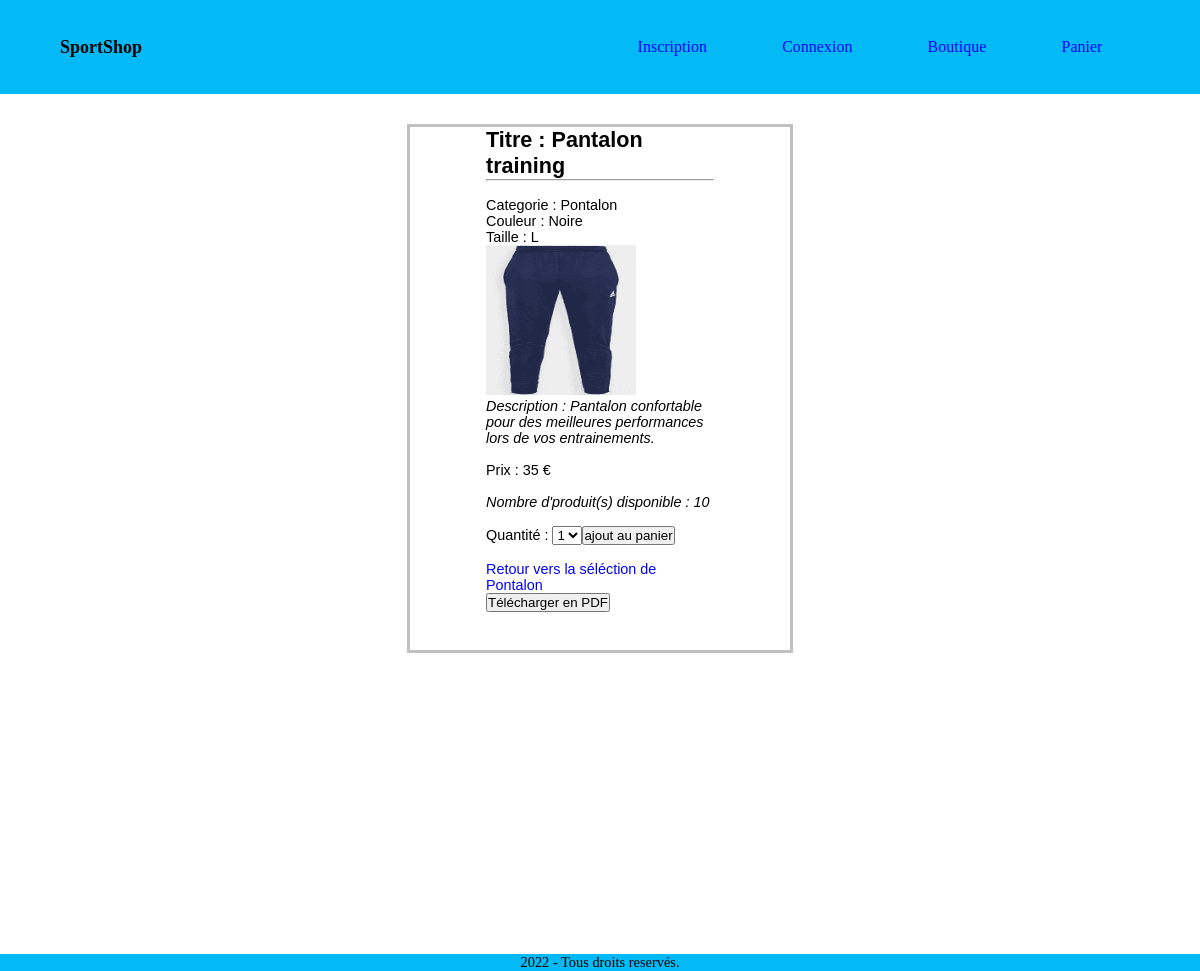
/fiche_produit.php?id_produit=39, run on the app's committed database.
### tables this page shows
CREATE TABLE `produit` (
  `id_produit` int NOT NULL,
  `reference` varchar(20) NOT NULL,
  `categorie` varchar(20) NOT NULL,
  `titre` varchar(100) NOT NULL,
  `marque` varchar(20) NOT NULL,
  `description` text NOT NULL,
  `couleur` varchar(20) NOT NULL,
  `taille` varchar(5) NOT NULL,
  `public` enum('m','f','mixte') NOT NULL,
  `photo` varchar(250) NOT NULL,
  `prix` int NOT NULL,
  `stock` int NOT NULL
);

### inc/fonction.inc.php (called while the page is built, shortened)
<?php
function executeRequete($req)
{
	global $mysqli;
	$resultat = $mysqli->query($req);
	return $resultat;
}

### inc/init.inc.php (called while the page is built, shortened)
<?php
$mysqli = new mysqli("localhost", "akli", "22041999", "site");
$contenu = '';
require_once("fonction.inc.php");

### fiche_produit.php (the view, shortened to what this page needs)
<?php
require_once("inc/init.inc.php");
if(isset($_GET['id_produit'])) 	{ $resultat = executeRequete("SELECT * FROM produit WHERE id_produit = '$_GET[id_produit]'"); }
$produit = $resultat->fetch_assoc();
$contenu .= "<div class='fiche_produit'><h2>Titre : $produit[titre]</h2><hr /><br />";
$contenu .= "<p>Categorie : $produit[categorie]</p>";
$contenu .= "<p>Couleur : $produit[couleur]</p>";
$contenu .= "<p>Taille : $produit[taille]</p>";
$contenu .= "<img src='$produit[photo]' width='150' height='150' />";
$contenu .= "<p><i>Description : $produit[description]</i></p><br />";
$contenu .= "<p>Prix : $produit[prix] €</p><br />";
if($produit['stock'] > 0)
{
	$contenu .= "<i>Nombre d'produit(s) disponible : $produit[stock] </i><br /><br />";
	$contenu .= '<form method="post" action="panier.php">';
		$contenu .= "<input type='hidden' name='id_produit' value='$produit[id_produit]' />";
		$contenu .= '<label for="quantite">Quantité : </label>';
		$contenu .= '<select id="quantite" name="quantite">';
			for($i = 1; $i <= $produit['stock'] && $i <= 5; $i++)
			{
				$contenu .= "<option>$i</option>";
			}
		$contenu .= '</select>';
		$contenu .= '<input type="submit" name="ajout_panier" value="ajout au panier" />';
	$contenu .= '</form>';
}
else
{
	$contenu .= 'Rupture de stock !';
}
$contenu .= "<br /><a href='boutique.php?categorie=" . $produit['categorie'] . "'>Retour vers la séléction de " . $produit['categorie'] . "</a>";
$contenu .= "<br/><a href='fiche_produit.php?msg=getPDF&&id_produit=" . $produit['id_produit'] . "' onclick='return(confirm(\"Etes-vous sure de vouloir télécharger la fiche produit en PDF?\"));'> <button>  Télécharger en PDF  </button> </a> </div>";
require_once("inc/haut.inc.php");
echo $contenu;
require_once("inc/bas.inc.php");

### inc/css/style.css (style rules this page uses)
* { margin: 0; padding: 0; }
html { font-size: 90%; }
body, html { height:100%; }
a { text-decoration:none ; color: #0000ff; }
.fiche_produit { margin: auto; border: 3px solid #c0c0c0; width: 20%; align-items: center; padding-left: 2cm; padding-right: 2cm; padding-bottom: 1cm; text-align: left; font-size: 26; font-family: Arial, Helvetica, sans-serif; }
.fiche_produit h2 { font-weight: bold; }

### data on the page
produit: titre "Pantalon training", categorie "Pontalon", couleur "Noire", taille "L", photo (picture), description "Pantalon confortable pour des meilleures performances lors de vos entrainements.", prix "35", stock "10"

### other printed values
form field quantite "1"
